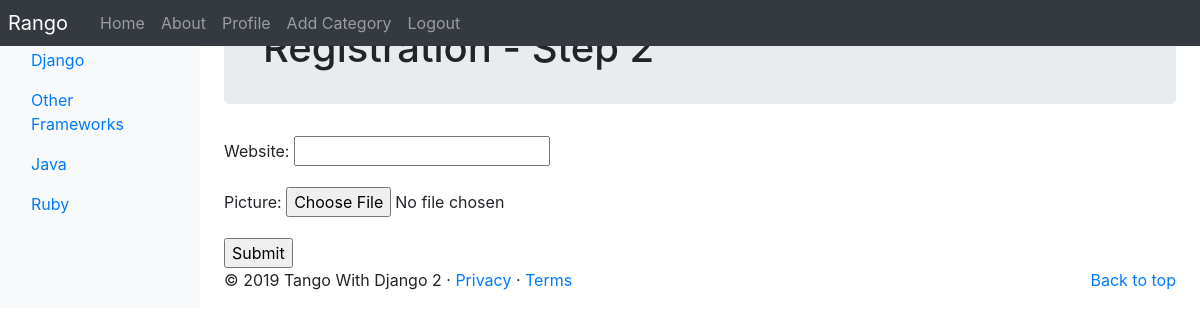
/rango/register_profile/ (signed in), run on the app's committed database.
### rango/models.py (models this page shows, shortened)
class Category(models.Model):
    name = models.CharField(max_length=128, unique=True)
    views = models.IntegerField(default=0)
    likes = models.IntegerField(default=0)
    slug = models.SlugField(blank=True, unique=True)
    class Meta:
        verbose_name_plural = 'Categories'

### rango/views.py (the view, shortened to what this page needs)
# urls.py: path('register_profile/', views.register_profile, name='register_profile'),
@login_required
def register_profile(request):
    form = UserProfileForm()
    context = {
        'form': form,
    }
    return render(request, 'rango/profile_registration.html', context)

### rango/forms.py
class UserProfileForm(forms.ModelForm):
    website = forms.URLField(required=False)
    picture = forms.ImageField(required=False)
    class Meta:
        model = UserProfile
        exclude = ('user',)

### rango/templatetags/rango_template_tags.py (called while the page is built)
@register.inclusion_tag('rango/cats.html')
def get_category_list(cat=None):
    return {'cats':  Category.objects.all(),
            'act_cat': cat}

### rango/templates/rango/profile_registration.html (shortened to what this page needs)
{% extends "rango/base.html" %}
{% block body_block %}
    <div class="jumbotron p-4">
    <div class="container">
        <h1 class="jumbotron-heading">Registration - Step 2</h1>
        </div>
    </div>
    <div class="container">
    <div class="row">
        <form method="post" action="." enctype="multipart/form-data">
        {{ form.as_p }}
        <input type="submit" value="Submit" />
        </form>
    </div>
    </div>
{% endblock %}

### rango/templates/rango/cats.html (shortened to what this page needs)
<ul class="nav flex-column">
{% if cats %}
    {% for c in cats %}
    {% if c == act_cat %}
        <li class="nav-item">
        <a class="nav-link active" href="{% url 'rango:show-category' c.slug %}">
            <span data-feather="archive"></span>
                {{ c.name }}</a>
        </li>
{% else %}
<li class="nav-item">
    <a class="nav-link" href="{% url 'rango:show-category' c.slug %}">
    {{ c.name }}</a>
</li>
{% endif %}
{% endfor %}
{% else %}
<li class="nav-item">No Categories Yet!</li>
{% endif %}
</ul>

### data on the page
Category: name "Django"
Category: name "Other Frameworks"
Category: name "Java"
Category: name "Ruby"
